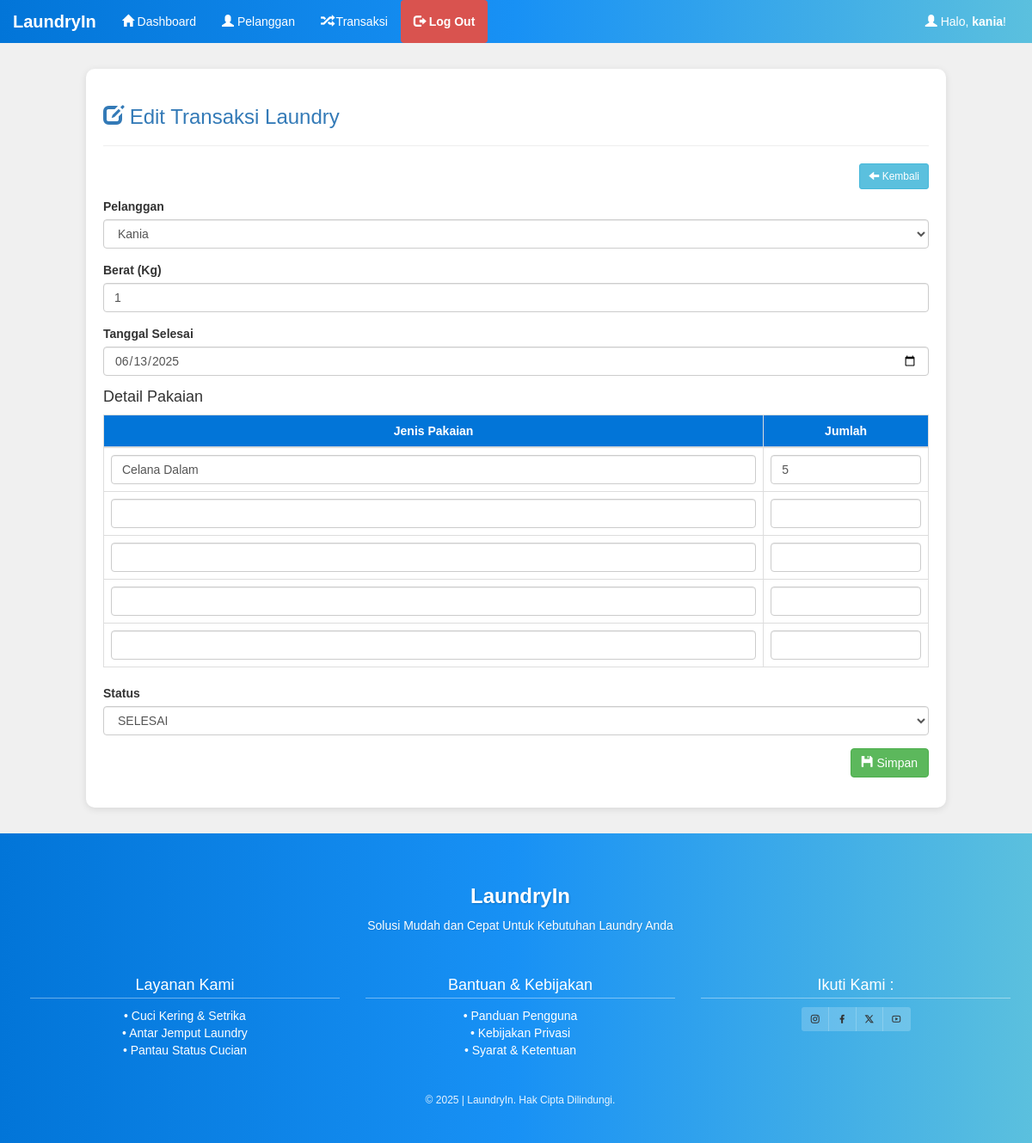
The app's page /admin/transaksi_edit.php?id=11 (signed in) with its own data.
### tables this page shows
CREATE TABLE `transaksi` (
  `transaksi_id` int(11) NOT NULL AUTO_INCREMENT,
  `transaksi_tgl` date NOT NULL,
  `transaksi_pelanggan` int(11) NOT NULL,
  `transaksi_harga` int(11) NOT NULL,
  `transaksi_berat` int(11) NOT NULL,
  `transaksi_tgl_selesai` date NOT NULL,
  `transaksi_status` int(11) NOT NULL,
  PRIMARY KEY (`transaksi_id`)
);

CREATE TABLE `pakaian` (
  `pakaian_id` int(11) NOT NULL AUTO_INCREMENT,
  `pakaian_transaksi` int(11) NOT NULL,
  `pakaian_jenis` varchar(255) NOT NULL,
  `pakaian_jumlah` int(11) NOT NULL,
  PRIMARY KEY (`pakaian_id`)
);

### admin/transaksi_edit.php (the view, shortened to what this page needs)
<?php
include 'header.php';
include '../koneksi.php';
?>
<div class="container-content">
  <div class="row">
    <div class="col-md-12">
      <h3 class="text-primary"><i class="glyphicon glyphicon-edit"></i> Edit Transaksi Laundry</h3>
      <hr>
      <a href="transaksi.php" class="btn btn-sm btn-info pull-right"><i class="glyphicon glyphicon-arrow-left"></i> Kembali</a><br><br>
      <?php
      $id = $_GET['id'];
      $transaksi = mysqli_query($koneksi, "SELECT * FROM transaksi WHERE transaksi_id='$id'");
      while($t = mysqli_fetch_array($transaksi)) {
      ?>
      <form method="post" action="transaksi_update.php">
        <div class="form-group">
          <label for="pelanggan">Pelanggan</label>
          <select name="pelanggan" class="form-control" required>
            <?php
            $data = mysqli_query($koneksi, "SELECT * FROM pelanggan");
            while($d = mysqli_fetch_array($data)) {
              $selected = ($d['pelanggan_id'] == $t['transaksi_pelanggan']) ? "selected" : "";
              echo "<option value='$d[pelanggan_id]' $selected>$d[pelanggan_nama]</option>";
            }
            ?>
          </select>
        </div>
        <div class="form-group">
          <label>Berat (Kg)</label>
          <input type="number" name="berat" class="form-control" required value="<?php echo $t['transaksi_berat']; ?>">
        </div>
        <div class="form-group">
          <label>Tanggal Selesai</label>
          <input type="date" name="tgl_selesai" class="form-control" required value="<?php echo $t['transaksi_tgl_selesai']; ?>">
        </div>
        <h4>Detail Pakaian</h4>
        <table class="table table-bordered table-hover">
          <thead>
            <tr>
              <th>Jenis Pakaian</th>
              <th width="20%">Jumlah</th>
            </tr>
          </thead>
          <tbody>
            <?php
            $id_transaksi = $t['transaksi_id'];
            $pakaian = mysqli_query($koneksi, "SELECT * FROM pakaian WHERE pakaian_transaksi='$id_transaksi'");
            while($p = mysqli_fetch_array($pakaian)) {
              echo "
              <tr>
                <td><input type='text' name='jenis_pakaian[]' value='$p[pakaian_jenis]' class='form-control'></td>
                <td><input type='number' name='jumlah_pakaian[]' value='$p[pakaian_jumlah]' class='form-control'></td>
              </tr>";
            }
            for($i=0;$i<4;$i++) {
              echo "
              <tr>
                <td><input type='text' name='jenis_pakaian[]' class='form-control'></td>
                <td><input type='number' name='jumlah_pakaian[]' class='form-control'></td>
              </tr>";
            }
            ?>
          </tbody>
        </table>
        <div class="form-group">
          <label>Status</label>
          <select name="status" class="form-control" required>
            <option value="2" <?= $t['transaksi_status'] == "2" ? "selected" : "" ?>>SELESAI</option>
          </select>
        </div>
        <div class="form-group text-right">
          <button type="submit" class="btn btn-success"><i class="glyphicon glyphicon-floppy-disk"></i> Simpan</button>
        </div>
      </form>
      <?php } ?>
    </div>
  </div>
</div>
<?php include 'footer.php'; ?>

### admin/header.php (style rules this page uses)
body { background: #f0f0f0; font-family: 'Arial', sans-serif; }
.container-content { max-width: 1000px; margin: 30px auto; background: white; padding: 20px; border-radius: 10px; box-shadow: 0px 2px 8px rgba(0,0,0,0.1); }
.table thead { background-color: #0275d8; color: white; text-align: center; }
.table td, .table th { text-align: center; vertical-align: middle !important; }

### records on screen
transaksi: berat "1", tgl_selesai "06/13/2025", status "SELESAI"
pakaian: pakaian_jenis "Celana Dalam", pakaian_jumlah "5"

### other values on screen
$_SESSION['username'] "kania"
form field pelanggan "Kania"
